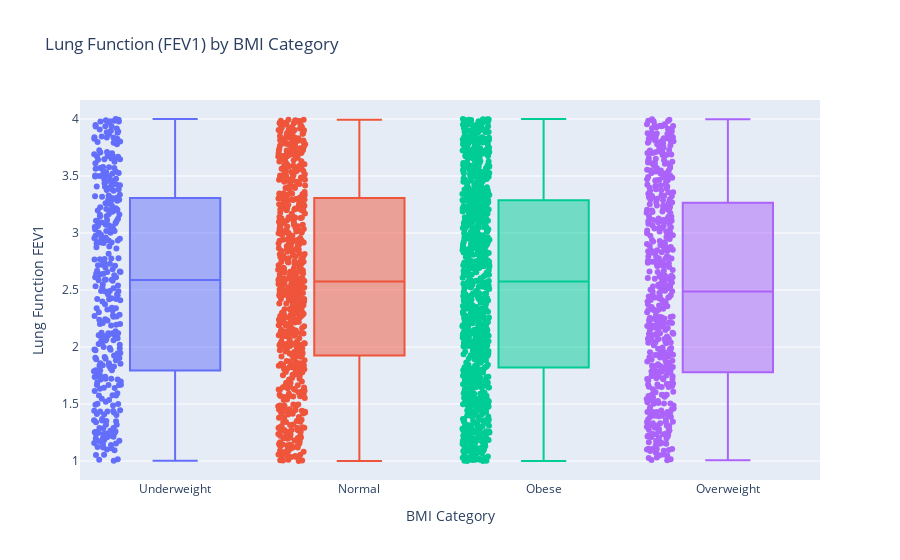

Notebook source saved alongside this figure:
### Code cell
import plotly.express as px

# plotly box plot for LungFunctionFEV1 by BMI_Category
fig = px.box(df, 
             x='BMI_Category', 
             y='LungFunctionFEV1', 
             color='BMI_Category',
             points='all',  # shows individual data points
             title='Lung Function (FEV1) by BMI Category')

fig.update_layout(
    xaxis_title='BMI Category',
    yaxis_title='Lung Function FEV1',
    showlegend=False
)

fig.show()

### Figure 1 — Plotly figure (JSON) as saved in the notebook; plotly's stock layout.template omitted (floating-point values rounded to 4 significant figures; data arrays with more than 128 entries replaced by an {"elided": "..."} marker saying what was removed)
{"data": [{"alignmentgroup": "True", "boxpoints": "all", "hovertemplate": "BMI_Category=%{x}<br>LungFunctionFEV1=%{y}<extra></extra>", "legendgroup": "Underweight", "marker": {"color": "#636efa"}, "name": "Underweight", "notched": false, "offsetgroup": "Underweight", "orientation": "v", "showlegend": true, "type": "box", "x": {"elided": "344 str values"}, "x0": " ", "xaxis": "x", "y": {"elided": "344 float values"}, "y0": " ", "yaxis": "y"}, {"alignmentgroup": "True", "boxpoints": "all", "hovertemplate": "BMI_Category=%{x}<br>LungFunctionFEV1=%{y}<extra></extra>", "legendgroup": "Normal", "marker": {"color": "#EF553B"}, "name": "Normal", "notched": false, "offsetgroup": "Normal", "orientation": "v", "showlegend": true, "type": "box", "x": {"elided": "634 str values"}, "x0": " ", "xaxis": "x", "y": {"elided": "634 float values"}, "y0": " ", "yaxis": "y"}, {"alignmentgroup": "True", "boxpoints": "all", "hovertemplate": "BMI_Category=%{x}<br>LungFunctionFEV1=%{y}<extra></extra>", "legendgroup": "Obese", "marker": {"color": "#00cc96"}, "name": "Obese", "notched": false, "offsetgroup": "Obese", "orientation": "v", "showlegend": true, "type": "box", "x": {"elided": "934 str values"}, "x0": " ", "xaxis": "x", "y": {"elided": "934 float values"}, "y0": " ", "yaxis": "y"}, {"alignmentgroup": "True", "boxpoints": "all", "hovertemplate": "BMI_Category=%{x}<br>LungFunctionFEV1=%{y}<extra></extra>", "legendgroup": "Overweight", "marker": {"color": "#ab63fa"}, "name": "Overweight", "notched": false, "offsetgroup": "Overweight", "orientation": "v", "showlegend": true, "type": "box", "x": {"elided": "480 str values"}, "x0": " ", "xaxis": "x", "y": {"elided": "480 float values"}, "y0": " ", "yaxis": "y"}], "layout": {"boxmode": "overlay", "legend": {"title": {"text": "BMI_Category"}, "tracegroupgap": 0}, "showlegend": false, "title": {"text": "Lung Function (FEV1) by BMI Category"}, "xaxis": {"anchor": "y", "categoryarray": ["Underweight", "Normal", "Obese", "Overweight"], "categoryorder": "array", "domain": [0, 1], "title": {"text": "BMI Category"}}, "yaxis": {"anchor": "x", "domain": [0, 1], "title": {"text": "Lung Function FEV1"}}}}
